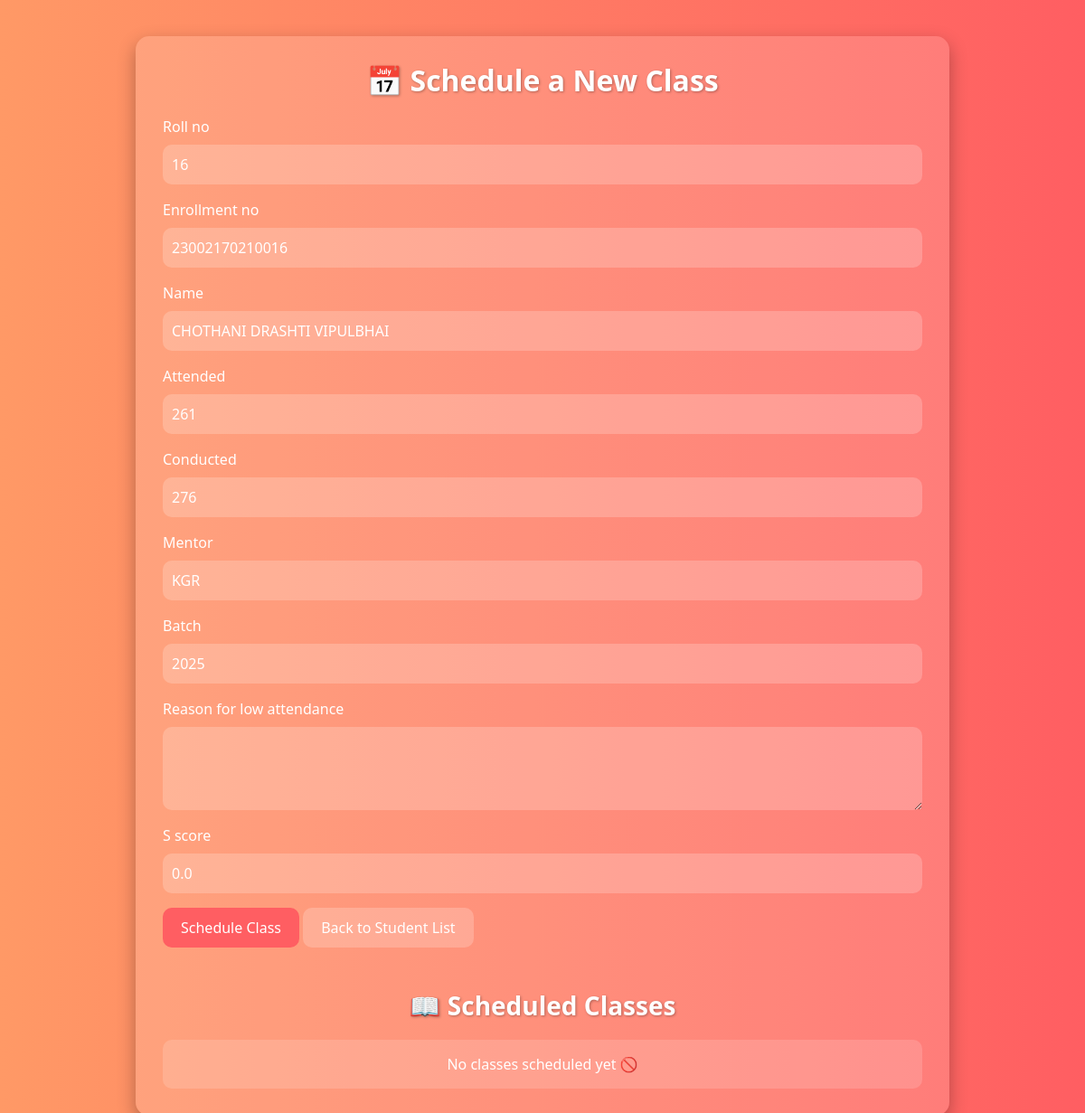
Screenshot of /student/edit/150/ (signed in) with the database file from the repository.
### attendance/models.py (models this page shows, shortened)
class Student(models.Model):
    roll_no = models.IntegerField()
    enrollment_no = models.CharField(max_length=20)
    name = models.CharField(max_length=200)
    attended = models.IntegerField()
    conducted = models.IntegerField()
    mentor = models.CharField(max_length=50)
    s_score = models.FloatField(default=0.0) # Ensure default for existing records
    batch = models.IntegerField()
    reason_for_low_attendance = models.TextField(blank=True, null=True) # New field

### attendance/views.py (the view)
# urls.py: path("student/edit/<int:pk>/", views.student_edit, name="student_edit"), # New URL for editing students
def student_edit(request, pk):
    if not request.session.get("admin"):
        messages.error(request, "Access denied. Admin login required.")
        return redirect("home")
    student = get_object_or_404(Student, pk=pk)
    if request.method == "POST":
        form = StudentEditForm(request.POST, instance=student)
        if form.is_valid():
            form.save()
            messages.success(request, f"Student {student.name} updated successfully.")
            return redirect("student_list")
        else:
            messages.error(request, "Error updating student. Please check the form.")
    else:
        form = StudentEditForm(instance=student)
    return render(request, "student_edit.html", {"form": form, "student": student})

### attendance/forms.py
class StudentEditForm(forms.ModelForm):
    class Meta:
        model = Student
        fields = ['roll_no', 'enrollment_no', 'name', 'attended', 'conducted', 'mentor', 'batch', 'reason_for_low_attendance', 's_score']
        widgets = {
            'reason_for_low_attendance': forms.Textarea(attrs={'rows': 3, 'class': 'form-control'}),
            'roll_no': forms.NumberInput(attrs={'class': 'form-control'}),
            'enrollment_no': forms.TextInput(attrs={'class': 'form-control'}),
            'name': forms.TextInput(attrs={'class': 'form-control'}),
            'attended': forms.NumberInput(attrs={'class': 'form-control'}),
            'conducted': forms.NumberInput(attrs={'class': 'form-control'}),
            'mentor': forms.TextInput(attrs={'class': 'form-control'}),
            'batch': forms.NumberInput(attrs={'class': 'form-control'}),
            's_score': forms.NumberInput(attrs={'class': 'form-control', 'step': '0.01'}),
        }

### attendance/templates/student_edit.html (shortened to what this page needs)
<!DOCTYPE html>
<html lang="en">
<head>
    <link href="https://cdn.jsdelivr.net/npm/bootstrap@5.3.3/dist/css/bootstrap.min.css" rel="stylesheet">
</head>
<body>
    <div class="container">
        <h2 class="text-center">📅 Schedule a New Class</h2>
        <form method="post" class="mb-4">
            {% for field in form %}
                <div class="mb-3">
                    <label for="{{ field.id_for_label }}" class="form-label">{{ field.label }}</label>
                    {{ field }}
                </div>
            {% endfor %}
            <button type="submit" class="btn btn-primary">Schedule Class</button>
            <a href="{% url 'student_list' %}" class="btn btn-secondary">Back to Student List</a>
        </form>
        <h3 class="text-center mt-5">📖 Scheduled Classes</h3>
        {% if scheduled_classes %}
            <div class="table-responsive">
                <table class="table table-striped align-middle">
                    <thead>
                        <tr>
                            <th>Title</th>
                            <th>Date</th>
                            <th>Time</th>
                            <th>Conducted By</th>
                            <th>Roll Range</th>
                            <th>Notes</th>
                            <th>Actions</th>
                        </tr>
                    </thead>
                    <tbody>
                        {% for class in scheduled_classes %}
                            <tr>
                                <td>{{ class.title }}</td>
                                <td>{{ class.date }}</td>
                                <td>{{ class.start_time }} - {{ class.end_time }}</td>
                                <td>{{ class.conducted_by }}</td>
                                <td>
                                    {% if class.roll_from and class.roll_to %}
                                        {{ class.roll_from }} - {{ class.roll_to }}
                                    {% else %}
                                        All Students
                                    {% endif %}
                                </td>
                                <td>{{ class.notes }}</td>
                                <td>
                                    <form action="{% url 'delete_class' class.id %}" method="post" style="display:inline;">
                                        {% csrf_token %}
                                        <button type="submit" class="btn btn-danger btn-sm">Delete</button>
                                    </form>
                                </td>
                            </tr>
                        {% endfor %}
                    </tbody>
                </table>
            </div>
        {% else %}
            <div class="no-classes">No classes scheduled yet 🚫</div>
        {% endif %}
    </div>
</body>
</html>

### attendance/templates/student_edit.html (style rules this page uses)
body { font-family: 'Segoe UI', Tahoma, Geneva, Verdana, sans-serif; background: linear-gradient(to right, #ff9966, #ff5e62); color: #fff; margin: 0; padding: 0; display: flex; justify-content: center; align-items: flex-start; min-height: 100vh; }
.container { background-color: rgba(255, 255, 255, 0.15); padding: 30px; border-radius: 15px; box-shadow: 0 8px 20px rgba(0, 0, 0, 0.3); margin-top: 40px; width: 100%; max-width: 900px; }
h2, h3 { font-weight: 600; margin-bottom: 20px; text-shadow: 1px 1px 3px rgba(0, 0, 0, 0.3); color: #fff; }
form { margin-bottom: 30px; }
.form-control, .form-select { border-radius: 10px; padding: 10px; border: none; outline: none; background-color: rgba(255, 255, 255, 0.2); color: #fff; }
.form-control::placeholder { color: rgba(255, 255, 255, 0.7); }
.btn-primary { background-color: #ff5e62; border: none; border-radius: 10px; padding: 10px 20px; transition: 0.3s; }
.btn-secondary { border-radius: 10px; padding: 10px 20px; background-color: rgba(255, 255, 255, 0.2); border: none; color: #fff; transition: 0.3s; }
.no-classes { background: rgba(255, 255, 255, 0.15); padding: 15px; border-radius: 10px; text-align: center; color: #fff; font-weight: 500; }

### rows the page displays
Student: form "16" "23002170210016" "CHOTHANI DRASHTI VIPULBHAI" "261" "276" "KGR" "2025" "0.0"

### other values shown
{{ field.label }} "Roll no" "Enrollment no" "Name" "Attended" "Conducted" "Mentor" "Batch" "Reason for low attendance" "S score"
